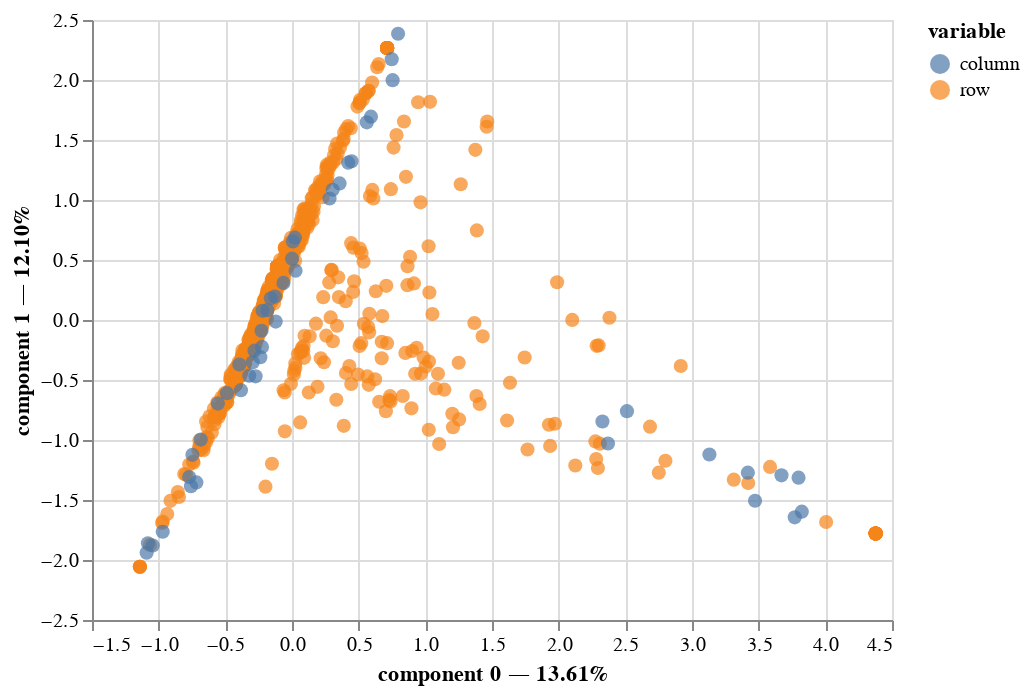

Write notebook code for a chart like this one.
### Code cell
# Application de l'ACM
acm_ItemsQ5L = prince.MCA(n_components = 2)

acm_ItemsQ5L = acm_ItemsQ5L.fit(data[ItemsQ5L])

ax = acm_ItemsQ5L.plot(X=data[ItemsQ5L])
ax

### Figure 1 — Vega-Lite specification as saved in the notebook (floating-point values rounded to 4 significant figures; data arrays with more than 128 entries replaced by an {"elided": "..."} marker saying what was removed)
{"config": {"view": {"continuousWidth": 400, "continuousHeight": 300}}, "data": {"name": "data-53df6c38af6d4b6fcf1ffe475194b32e"}, "mark": {"type": "circle", "size": 50}, "encoding": {"color": {"field": "variable", "type": "nominal"}, "tooltip": [{"field": "variable", "type": "nominal"}, {"field": "value", "type": "nominal"}, {"field": "component 0", "type": "quantitative"}, {"field": "component 1", "type": "quantitative"}], "x": {"axis": {"title": "component 0 — 13.61%"}, "field": "component 0", "scale": {"zero": false}, "type": "quantitative"}, "y": {"axis": {"title": "component 1 — 12.10%"}, "field": "component 1", "scale": {"zero": false}, "type": "quantitative"}}, "selection": {"selector002": {"type": "interval", "bind": "scales", "encodings": ["x", "y"]}}, "$schema": "https://vega.github.io/schema/vega-lite/v4.17.0.json", "datasets": {"data-53df6c38af6d4b6fcf1ffe475194b32e": {"elided": "1060 records"}}}
